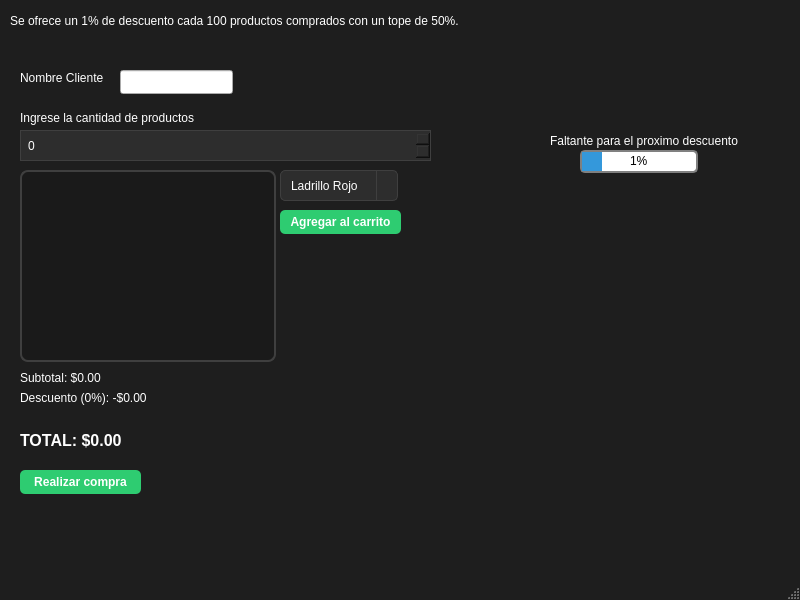
<?xml version="1.0" encoding="UTF-8"?>
<ui version="4.0">
 <class>MainWindow</class>
 <widget class="QMainWindow" name="MainWindow">
  <property name="geometry">
   <rect>
    <x>0</x>
    <y>0</y>
    <width>800</width>
    <height>600</height>
   </rect>
  </property>
  <property name="windowTitle">
   <string>MainWindow</string>
  </property>
  <property name="styleSheet">
   <string notr="true">/* Esto cambia el fondo de la ventana principal */
QMainWindow {
    background-color: #1e1e1e;
}

/* Esto cambia el color de todos los textos (Labels) */
QLabel {
    color: #ffffff;
}

/* Estilo para el SpinBox (cuadro de números) */
QSpinBox {
    background-color: #2d2d2d;
    color: white;
    border: 1px solid #3f3f3f;
    padding: 5px;
}</string>
  </property>
  <widget class="QWidget" name="centralwidget">
   <widget class="QSpinBox" name="spinBoxPuntos">
    <property name="geometry">
     <rect>
      <x>20</x>
      <y>130</y>
      <width>411</width>
      <height>31</height>
     </rect>
    </property>
    <property name="maximum">
     <number>999999999</number>
    </property>
   </widget>
   <widget class="QProgressBar" name="progressBar">
    <property name="geometry">
     <rect>
      <x>580</x>
      <y>150</y>
      <width>118</width>
      <height>23</height>
     </rect>
    </property>
    <property name="styleSheet">
     <string notr="true">QProgressBar {
    border: 2px solid grey;
    border-radius: 5px;
    text-align: center;
}
QProgressBar::chunk {
    background-color: #3498db;
    width: 20px;
}</string>
    </property>
    <property name="value">
     <number>1</number>
    </property>
   </widget>
   <widget class="QLabel" name="label">
    <property name="geometry">
     <rect>
      <x>20</x>
      <y>110</y>
      <width>361</width>
      <height>16</height>
     </rect>
    </property>
    <property name="text">
     <string>Ingrese la cantidad de productos</string>
    </property>
   </widget>
   <widget class="QLabel" name="label_2">
    <property name="geometry">
     <rect>
      <x>550</x>
      <y>130</y>
      <width>191</width>
      <height>21</height>
     </rect>
    </property>
    <property name="text">
     <string>Faltante para el proximo descuento</string>
    </property>
   </widget>
   <widget class="QLabel" name="label_3">
    <property name="geometry">
     <rect>
      <x>10</x>
      <y>0</y>
      <width>471</width>
      <height>41</height>
     </rect>
    </property>
    <property name="text">
     <string>Se ofrece un 1% de descuento cada 100 productos comprados con un tope de 50%.</string>
    </property>
   </widget>
   <widget class="QLineEdit" name="txtNombre">
    <property name="geometry">
     <rect>
      <x>120</x>
      <y>70</y>
      <width>113</width>
      <height>24</height>
     </rect>
    </property>
   </widget>
   <widget class="QLabel" name="label_4">
    <property name="geometry">
     <rect>
      <x>20</x>
      <y>70</y>
      <width>91</width>
      <height>16</height>
     </rect>
    </property>
    <property name="text">
     <string>Nombre Cliente</string>
    </property>
   </widget>
   <widget class="QPushButton" name="btnRealizarCompra">
    <property name="geometry">
     <rect>
      <x>20</x>
      <y>470</y>
      <width>121</width>
      <height>24</height>
     </rect>
    </property>
    <property name="styleSheet">
     <string notr="true">QPushButton {
    background-color: #2ecc71;
    color: white;
    border-radius: 5px;
    padding: 5px;
    font-weight: bold;
}
QPushButton:hover {
    background-color: #27ae60;
}</string>
    </property>
    <property name="text">
     <string>Realizar compra</string>
    </property>
   </widget>
   <widget class="QComboBox" name="cbCatalogo">
    <property name="geometry">
     <rect>
      <x>280</x>
      <y>170</y>
      <width>118</width>
      <height>31</height>
     </rect>
    </property>
    <property name="styleSheet">
     <string notr="true">/* Estilo de la caja principal */
QComboBox {
    background-color: #2d2d2d;
    color: white;
    border: 1px solid #3f3f3f;
    border-radius: 5px;
    padding: 5px 10px;
    min-width: 6em;
}

/* Estilo de la flechita */
QComboBox::drop-down {
    subcontrol-origin: padding;
    subcontrol-position: top right;
    width: 20px;
    border-left-width: 1px;
    border-left-color: #3f3f3f;
    border-left-style: solid;
}

/* Estilo de la lista desplegable */
QComboBox QAbstractItemView {
    background-color: #1e1e1e;
    color: white;
    selection-background-color: #2ecc71; /* Color verde al pasar el mouse */
    selection-color: white;
    border: 1px solid #3f3f3f;
    outline: 0;
}</string>
    </property>
    <item>
     <property name="text">
      <string>Ladrillo Rojo</string>
     </property>
    </item>
    <item>
     <property name="text">
      <string>Lamina</string>
     </property>
    </item>
    <item>
     <property name="text">
      <string>Chapa</string>
     </property>
    </item>
    <item>
     <property name="text">
      <string>Cemento</string>
     </property>
    </item>
    <item>
     <property name="text">
      <string>Arena (bolsa)</string>
     </property>
    </item>
   </widget>
   <widget class="QListWidget" name="listaDetalle">
    <property name="geometry">
     <rect>
      <x>20</x>
      <y>170</y>
      <width>256</width>
      <height>192</height>
     </rect>
    </property>
    <property name="styleSheet">
     <string notr="true">QListWidget {
    background-color: #1a1a1a; /* Fondo casi negro */
    color: #2ecc71;            /* Texto verde esmeralda (estilo terminal) */
    border: 2px solid #3f3f3f; /* Borde gris oscuro */
    border-radius: 8px;        /* Bordes redondeados */
    padding: 10px;
    font-family: &quot;Consolas&quot;, &quot;Monospace&quot;, &quot;Courier New&quot;; /* Fuente de ancho fijo para que los números alineen bien */
    font-size: 11pt;
}

/* Estilo para cuando seleccionas un item de la lista */
QListWidget::item:selected {
    background-color: #2ecc71;
    color: black;
    border-radius: 4px;
}

/* Estilo para el scroll (barra de desplazamiento) */
QScrollBar:vertical {
    border: none;
    background: #2d2d2d;
    width: 10px;
    margin: 0px;
}
QScrollBar::handle:vertical {
    background: #3f3f3f;
    min-height: 20px;
    border-radius: 5px;
}</string>
    </property>
   </widget>
   <widget class="QPushButton" name="Agregar">
    <property name="geometry">
     <rect>
      <x>280</x>
      <y>210</y>
      <width>121</width>
      <height>24</height>
     </rect>
    </property>
    <property name="styleSheet">
     <string notr="true">QPushButton {
    background-color: #2ecc71;
    color: white;
    border-radius: 5px;
    padding: 5px;
    font-weight: bold;
}
QPushButton:hover {
    background-color: #27ae60;
}</string>
    </property>
    <property name="text">
     <string>Agregar al carrito</string>
    </property>
   </widget>
   <widget class="QLabel" name="lblSubtotal">
    <property name="geometry">
     <rect>
      <x>20</x>
      <y>370</y>
      <width>251</width>
      <height>16</height>
     </rect>
    </property>
    <property name="text">
     <string>Subtotal: $0.00</string>
    </property>
   </widget>
   <widget class="QLabel" name="lblDescuento">
    <property name="geometry">
     <rect>
      <x>20</x>
      <y>390</y>
      <width>261</width>
      <height>16</height>
     </rect>
    </property>
    <property name="text">
     <string>Descuento (0%): -$0.00</string>
    </property>
   </widget>
   <widget class="QLabel" name="lblTotal">
    <property name="geometry">
     <rect>
      <x>20</x>
      <y>430</y>
      <width>251</width>
      <height>20</height>
     </rect>
    </property>
    <property name="font">
     <font>
      <pointsize>12</pointsize>
      <bold>true</bold>
     </font>
    </property>
    <property name="text">
     <string>TOTAL: $0.00</string>
    </property>
   </widget>
  </widget>
  <widget class="QMenuBar" name="menubar">
   <property name="geometry">
    <rect>
     <x>0</x>
     <y>0</y>
     <width>800</width>
     <height>21</height>
    </rect>
   </property>
  </widget>
  <widget class="QStatusBar" name="statusbar"/>
 </widget>
 <resources/>
 <connections/>
</ui>
